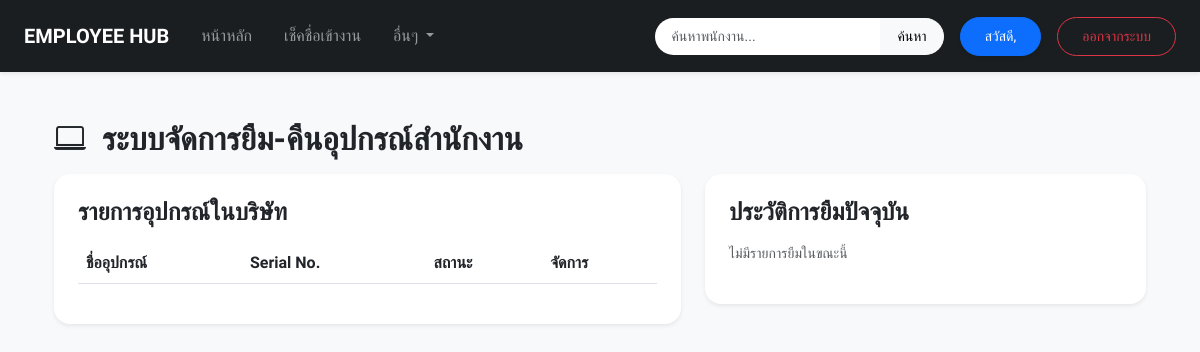
Before: /equipment/ (signed in) with the older database file.
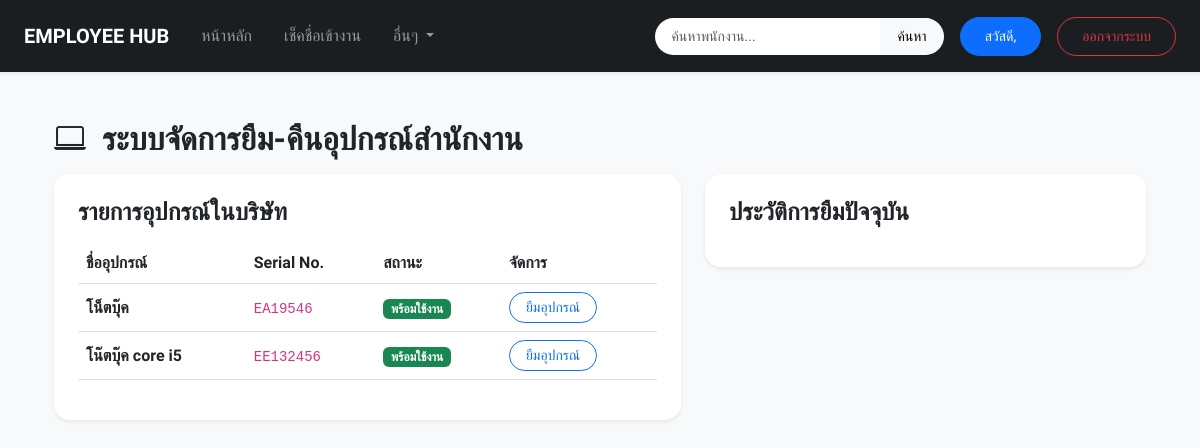
After: the same page with the newer database file.
### employeeapp/models.py (models this page shows, shortened)
class Equipment(models.Model):
    name = models.CharField(max_length=100) # ชื่ออุปกรณ์ (เช่น โน้ตบุ๊ก Dell, โปรเจกเตอร์)
    serial_number = models.CharField(max_length=50, unique=True) # Serial Number หรือรหัสโค้ด
    category = models.CharField(max_length=50, blank=True, null=True) # หมวดหมู่
    status = models.CharField(
        max_length=20,
        choices=[('available', 'พร้อมใช้งาน'), ('borrowed', 'กำลังถูกยืม'), ('maintenance', 'ซ่อมบำรุง')],
        default='available'
    )

### employeeapp/views.py (the view)
# urls.py: path('equipment/', views.equipment_list, name='equipment_list'),
@login_required(login_url='login')
def equipment_list(request):
    equipments = Equipment.objects.all()
    borrows = EquipmentBorrow.objects.all().order_by('-id')
    return render(request, 'equipment_list.html', {'equipments': equipments, 'borrows': borrows})

### employeeapp/templates/equipment_list.html (shortened to what this page needs)
{% extends 'basetemplate.html' %}
{% block content %}
<div class="container py-4">
    <h2 class="fw-bold mb-3"><i class="bi bi-laptop me-2"></i> ระบบจัดการยืม-คืนอุปกรณ์สำนักงาน</h2>
    <div class="row">
        <div class="col-md-7">
            <div class="card border-0 shadow-sm rounded-4 p-4 mb-4">
                <h4 class="fw-bold mb-3">รายการอุปกรณ์ในบริษัท</h4>
                <div class="table-responsive">
                    <table class="table align-middle">
                        <thead>
                            <tr>
                                <th>ชื่ออุปกรณ์</th>
                                <th>Serial No.</th>
                                <th>สถานะ</th>
                                <th>จัดการ</th>
                            </tr>
                        </thead>
                        <tbody>
                            {% for eq in equipments %}
                            <tr>
                                <td class="fw-semibold">{{ eq.name }}</td>
                                <td><code>{{ eq.serial_number }}</code></td>
                                <td>
                                    {% if eq.status == 'available' %}
                                        <span class="badge bg-success">พร้อมใช้งาน</span>
                                    {% elif eq.status == 'borrowed' %}
                                        <span class="badge bg-danger">กำลังถูกยืม</span>
                                    {% else %}
                                        <span class="badge bg-warning text-dark">ซ่อมบำรุง</span>
                                    {% endif %}
                                </td>
                                <td>
                                    {% if eq.status == 'available' %}
                                        <a href="{% url 'borrow_equipment' eq.id %}" class="btn btn-outline-primary btn-sm rounded-pill px-3">ยืมอุปกรณ์</a>
                                    {% else %}
                                        <button class="btn btn-secondary btn-sm rounded-pill px-3" disabled>ไม่ว่าง</button>
                                    {% endif %}
                                </td>
                            </tr>
                            {% endfor %}
                        </tbody>
                    </table>
                </div>
            </div>
        </div>
        <div class="col-md-5">
            <div class="card border-0 shadow-sm rounded-4 p-4">
                <h4 class="fw-bold mb-3">ประวัติการยืมปัจจุบัน</h4>
                <ul class="list-group list-group-flush">
                    {% for b in borrows %}
                        {% if b.status == 'borrowing' %}
                        <li class="list-group-item px-0 d-flex justify-content-between align-items-center">
                            <div>
                                <h6 class="fw-bold mb-0">{{ b.equipment.name }}</h6>
                                <small class="text-muted">ผู้ยืม: {{ b.employee.fname }} {{ b.employee.lname }}</small><br>
                                <small class="text-muted">วันที่ยืม: {{ b.borrow_date }}</small>
                            </div>
                            {% if user.is_superuser or user.is_staff %}
                            <a href="{% url 'return_equipment' b.id %}" class="btn btn-success btn-sm rounded-pill">รับคืน</a>
                            {% endif %}
                        </li>
                        {% endif %}
                    {% empty %}
                        <p class="text-muted small">ไม่มีรายการยืมในขณะนี้</p>
                    {% endfor %}
                </ul>
            </div>
        </div>
    </div>
</div>
{% endblock %}

### employeeapp/templates/basetemplate.html (shortened to what this page needs)
<!DOCTYPE html>
<html lang="th">
<head>
    <link href="https://cdn.jsdelivr.net/npm/bootstrap@5.3.0/dist/css/bootstrap.min.css" rel="stylesheet">
    <link rel="stylesheet" href="https://cdn.jsdelivr.net/npm/bootstrap-icons@1.10.5/font/bootstrap-icons.css">
</head>
<body>
    <nav class="navbar navbar-expand-lg navbar-dark sticky-top shadow-sm py-3">
        <div class="container-fluid px-4">
            <a class="navbar-brand fw-bold text-uppercase tracking-wide" href="{% url 'index' %}">
                EMPLOYEE HUB
            </a>
            <div class="collapse navbar-collapse" id="navbarContent">
                <ul class="navbar-nav me-auto mb-2 mb-lg-0 align-items-lg-center">
                    <li class="nav-item">
                        <a class="nav-link px-3" href="{% url 'index' %}">หน้าหลัก</a>
                    </li>
                    <li class="nav-item">
                        <a class="nav-link px-3" href="{% url 'attendance_page' %}">เช็คชื่อเข้างาน</a>
                    </li>
                    <li class="nav-item dropdown px-2">
                        <a class="nav-link dropdown-toggle" href="#" id="navbarDropdown" role="button" data-bs-toggle="dropdown" aria-expanded="false">
                            อื่นๆ
                        </a>
                    </li>
                </ul>
                {% if user.is_authenticated %}
                <div class="d-flex align-items-center flex-wrap gap-3 mt-3 mt-lg-0">
                    <form class="d-flex" action="{% url 'index' %}" method="get">
                        <input class="form-control form-control-sm rounded-start-pill border-0 px-3 py-2" type="search" placeholder="ค้นหาพนักงาน..." aria-label="Search" name="search" value="{{ search_query|default:'' }}">
                        <button class="btn btn-light btn-sm rounded-end-pill px-3 fw-medium" type="submit">ค้นหา</button>
                    </form>
                    <a href="{% url 'profile' %}" class="btn btn-primary btn-sm rounded-pill px-4 py-2 fw-medium shadow-sm">
                        สวัสดี, {{ user.first_name }} {{ user.last_name }}
                    </a>
                    <a href="{% url 'logout' %}" class="btn btn-outline-danger btn-sm rounded-pill px-4 py-2 fw-medium">
                        ออกจากระบบ
                    </a>
                </div>
                {% endif %}
            </div>
        </div>
    </nav>
    <div class="container mt-4 mb-5 pb-5">
        {% block content %}
        {% endblock %}
    </div>
</body>
</html>

### employeeapp/templates/basetemplate.html (style rules this page uses)
body { font-family: 'Prompt', sans-serif; background-color: #f8f9fa; }
.navbar { background-color: #1a1e21; }
.nav-link { font-weight: 500; }

Changed rows visible on the page:
added Equipment: name "โน็ตบุ๊ค", serial_number "EA19546", status "พร้อมใช้งาน"
added Equipment: name "โน๊ตบุ๊ค core i5", serial_number "EE132456", status "พร้อมใช้งาน"
Other visible differences:
text no longer shown: "ไม่มีรายการยืมในขณะนี้"
